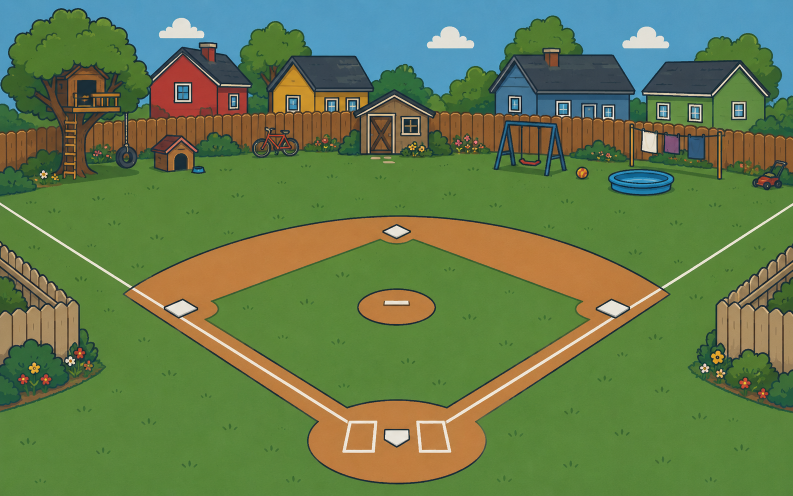
#> input picture stadium_pictures/backyard.png, 1586 x 992 px (shown at 1/2 size)
$ python -i dice_baseball.py   (imports and definitions only)
#> lines starting #> are read from the running program, lines starting #| are printed output that depends on the picture
import math
import random
import tkinter as tk
from pathlib import Path

try:
    import numpy.typing as npt
    if not hasattr(npt, "NDArray"):
        class NDArray:
            def __class_getitem__(cls, item):
                return object
        npt.NDArray = NDArray
except ImportError:
    pass

try:
    from PIL import Image, ImageOps, ImageTk
except ImportError as exc:
    raise SystemExit("This version requires Pillow. Install it with: pip install pillow") from exc

WIDTH = 1100
HEIGHT = 720

# Asset folders are resolved relative to this script, so the game can be launched
# from any working directory.
BASE_DIR = Path(__file__).resolve().parent
BACKGROUND_DIR = BASE_DIR / "stadium_pictures"
CHARACTER_DIR = BASE_DIR / "character_sprites"

TITLE_BACKGROUND_FILE = BACKGROUND_DIR / "title_background.png"

BACKGROUND_FILES = {
    "Stadium": BACKGROUND_DIR / "stadium.png",
    "Backyard": BACKGROUND_DIR / "backyard.png",
    "Parking Lot": BACKGROUND_DIR / "parking_lot.png",
}

# Exact placeholder colors used in transparent character templates.
# Draw each template with these colors, and the game will replace them at runtime.
SPRITE_PLACEHOLDERS = {
    (255, 0, 0): "primary",       # jersey / helmet primary
    (0, 255, 0): "secondary",     # sleeves / trim / helmet secondary
    (0, 0, 255): "accent",        # socks / stripe / logo
    (255, 0, 255): "skin",        # skin region
    (0, 255, 255): "hair",        # hair region
}

PALETTE = {
    "cream": "#f6e7c8",
    "mustard": "#d6a33a",
    "grass": "#548b45",
    "dusty_red": "#b7473f",
    "sky": "#78aac4",
    "orange_brown": "#a85f2e",
    "navy": "#202f4f",
    "charcoal": "#30313a",
    "brown": "#5b3a29",
    "card": "#fff0ce",
    "shadow": "#c68a45",
}

COLOR_MAP = {
    "red": "#b83032",
    "black": "#22242a",
    "navy": "#1e2f54",
    "orange": "#d36d28",
    "blue": "#2e67b1",
    "silver": "#b8b8aa",
    "purple": "#6b4a9e",
    "royal blue": "#2b63bd",
    "gold": "#d1a735",
    "gray": "#8f8f86",
    "green": "#3d7a52",
    "brown": "#7a4b2a",
    "teal": "#248a8b",
    "light blue": "#7fb7d6",
}

TEAMS = [
    ("Anaheim", "green", "gold"),
    ("Arizona", "red", "black"),
    ("Atlanta", "navy", "red"),
    ("Baltimore", "orange", "black"),
    ("Boston", "red", "navy"),
    ("Chicago", "blue", "red"),
    ("Chicago", "black", "silver"),
    ("Cincinnati", "red", "black"),
    ("Cleveland", "navy", "red"),
    ("Colorado", "purple", "black"),
    ("Detroit", "navy", "orange"),
    ("Houston", "navy", "orange"),
    ("Kansas City", "royal blue", "gold"),
    ("Los Angeles", "red", "navy"),
    ("Los Angeles", "blue", "red"),
    ("Miami", "black", "blue"),
    ("Milwaukee", "navy", "gold"),
    ("Minnesota", "navy", "red"),
    ("New York", "blue", "orange"),
    ("New York", "navy", "gray"),
    ("Philadelphia", "red", "blue"),
    ("Pittsburgh", "black", "gold"),
    ("San Diego", "brown", "gold"),
    ("San Francisco", "orange", "black"),
    ("Seattle", "navy", "teal"),
    ("St. Louis", "red", "navy"),
    ("Tampa Bay", "navy", "light blue"),
    ("Texas", "blue", "red"),
    ("Toronto", "blue", "red"),
    ("Washington", "red", "navy"),
]

RULES = [
    ((1, 1), "Double (2)"),
    ((1, 2), "Ground Out (DP)"),
    ((1, 3), "Walk"),
    ((1, 4), "Single (1)"),
    ((1, 5), "Ground Out (DP)"),
    ((1, 6), "Strikeout"),
    ((2, 2), "Double (3)"),
    ((2, 3), "Pop Out"),
    ((2, 4), "Single (2)"),
    ((2, 5), "Strikeout"),
    ((2, 6), "Ground Out (FO)"),
    ((3, 3), "Triple"),
    ((3, 4), "Strikeout"),
    ((3, 5), "Ground Out (FC)"),
    ((3, 6), "Fly Out"),
    ((4, 4), "Error (1)"),
    ((4, 5), "Fly Out"),
    ((4, 6), "Fly Out (SAC)"),
    ((5, 5), "Single (1)"),
    ((5, 6), "Pop Out"),
    ((6, 6), "Home run"),
]

NOTES = [
    "(DP) Double Play on lead runner and batter if a force available. If no force, runners do not advance.",
    "(FC) Fielders choice, batter out, runners advance 1 base.",
    "(FO) Force out, lead runner out if force available. If not force, batter out, runners advance 1 base.",
    "(1) Other runners advance 1 base   (2) Other runners advance 2 bases   (3) Other runners advance 3 bases",
]

CAP_LETTERS = {
    "New York": "NY",
    "Los Angeles": "LA",
    "San Francisco": "SF",
    "St. Louis": "SL",
}


class SpriteManager:
    """Load, recolor, resize, mirror, and cache transparent player sprites.

    Expected files in character_sprites/:\n
        pitcher.png, catcher.png, first_baseman.png, infielder.png,
        outfielder.png, batter.png, runner.png

    Optional state-specific files may also be supplied, for example:
        batter_swing.png, batter_out.png, runner_slide.png

    Template colors are replaced according to SPRITE_PLACEHOLDERS. Any other
    pixels, such as outlines, gloves, bats, masks, and shoes, are preserved.
    """

    def __init__(self, root_dir):
        self.root_dir = Path(root_dir)
        self.cache = {}
        self.tk_cache = {}

    # [4 lines left out: function _hex_to_rgb, not called in this run]

    @staticmethod
    def _shade_rgb(rgb, factor):
        return tuple(max(0, min(255, round(channel * factor))) for channel in rgb)

    # [47 lines left out: functions _find_template, get, not called in this run]


class DiceBaseballApp:
    def __init__(self):
        self.root = tk.Tk()
        self.root.title("Dice Baseball 8-Bit")
        self.root.resizable(False, False)
        self.canvas = tk.Canvas(self.root, width=WIDTH, height=HEIGHT, bg=PALETTE["sky"], highlightthickness=0)
        self.canvas.pack()
        self.clickables = []
        self.background_cache = {}
        self.sprite_manager = SpriteManager(CHARACTER_DIR)
        self.canvas_images = []
        self.home_index = self.team_index("Pittsburgh", "black", "gold")
        self.away_index = self.team_index("Cincinnati", "red", "black")
        self.selected_innings = 3
        self.selected_field = "Stadium"
        self.dice_values = (1, 1)
        self.rolling = False
        self.game_active = False
        self.game_over = False
        self.winner = None
        self.screen = "home"
        self.canvas.bind("<Button-1>", self.on_click)
        self.show_home()

    def team_index(self, name, main, secondary):
        for i, team in enumerate(TEAMS):
            if team == (name, main, secondary):
                return i
        return 0

    def clear(self):
        self.canvas.delete("all")
        self.clickables = []
        self.canvas_images = []

    # [25 lines left out: functions reset_game_state, ensure_score_slots, not called in this run]

    def add_clickable(self, x1, y1, x2, y2, action):
        self.clickables.append((x1, y1, x2, y2, action))

    # [5 lines left out: function on_click, not called in this run]

    def draw_background(self):
        self.canvas.create_rectangle(0, 0, WIDTH, HEIGHT, fill=PALETTE["sky"], outline="")
        self.canvas.create_rectangle(0, 452, WIDTH, HEIGHT, fill=PALETTE["grass"], outline="")
        self.canvas.create_polygon(0, 500, 180, 430, 340, 488, 530, 420, 720, 478, 910, 425, WIDTH, 490, WIDTH, HEIGHT, 0, HEIGHT, fill="#5f974b", outline="")
        for x in range(30, WIDTH, 95):
            self.canvas.create_rectangle(x, 392, x + 14, 465, fill="#704820", outline=PALETTE["brown"], width=2)
            self.canvas.create_oval(x - 30, 340, x + 45, 415, fill="#477b3e", outline=PALETTE["navy"], width=3)
        self.canvas.create_polygon(175, 470, 550, 335, 925, 470, 790, 610, 310, 610, fill="#cf9a5a", outline=PALETTE["brown"], width=5)
        self.canvas.create_polygon(550, 355, 625, 430, 550, 505, 475, 430, fill=PALETTE["cream"], outline=PALETTE["brown"], width=4)

    def panel(self, x1, y1, x2, y2, fill=PALETTE["card"], outline=PALETTE["navy"], width=5):
        points = [x1 + 8, y1, x2 - 14, y1 + 4, x2, y1 + 12, x2 - 5, y2 - 8, x2 - 18, y2, x1 + 10, y2 - 3, x1, y2 - 15, x1 + 4, y1 + 11]
        self.canvas.create_polygon(points, fill=fill, outline=outline, width=width, joinstyle=tk.ROUND)

    def button(self, x1, y1, x2, y2, text, action, fill=PALETTE["mustard"], selected=False):
        color = PALETTE["dusty_red"] if selected else fill
        self.panel(x1, y1, x2, y2, color, PALETTE["brown"], 4)
        self.canvas.create_text((x1 + x2) // 2 + 2, (y1 + y2) // 2 + 2, text=text, fill="#795020", font=("Courier", 20, "bold"))
        self.canvas.create_text((x1 + x2) // 2, (y1 + y2) // 2, text=text, fill=PALETTE["cream"], font=("Courier", 20, "bold"))
        self.add_clickable(x1, y1, x2, y2, action)

    def title_text(self, x, y, text, size=44):
        self.canvas.create_text(x + 4, y + 4, text=text, fill=PALETTE["brown"], font=("Courier", size, "bold"))
        self.canvas.create_text(x, y, text=text, fill=PALETTE["dusty_red"], font=("Courier", size, "bold"))
        self.canvas.create_text(x, y - 6, text=text, fill=PALETTE["mustard"], font=("Courier", size, "bold"))

    def show_home(self):
        self.screen = "home"
        self.clear()
        if not self.draw_scaled_background_image(TITLE_BACKGROUND_FILE):
            self.draw_background()
        self.panel(240, 80, 860, 255, PALETTE["card"], PALETTE["navy"], 7)
        self.title_text(550, 145, "DICE BASEBALL", 46)
        self.canvas.create_text(550, 210, text="Neighborhood tabletop baseball", fill=PALETTE["navy"], font=("Courier", 19, "bold"))
        self.draw_baseball_card(120, 108, "HOME", "#b83032", "#1e2f54")
        self.draw_baseball_card(910, 108, "AWAY", "#2b63bd", "#d1a735")
        self.button(410, 330, 690, 405, "Play Ball", self.show_setup, PALETTE["dusty_red"])
        self.button(410, 430, 690, 505, "Rules", self.show_rules, PALETTE["mustard"])

    def draw_baseball_card(self, x, y, label, main, secondary):
        self.panel(x, y, x + 130, y + 180, PALETTE["cream"], PALETTE["brown"], 4)
        self.draw_hat(x + 65, y + 85, main, secondary, label[0], 0.55)
        self.canvas.create_text(x + 65, y + 153, text=label, fill=PALETTE["navy"], font=("Courier", 16, "bold"))

    # [42 lines left out: functions show_rules, show_setup, not called in this run]

    def start_game(self):
        self.reset_game_state()
        self.show_game()

    # [37 lines left out: functions end_game_to_home, return_to_setup_after_game, show_game, draw_field_scene, not called in this run]

    def draw_background_image(self, field):
        path = BACKGROUND_FILES.get(field)
        return self.draw_scaled_background_image(path)

    def draw_scaled_background_image(self, path):
        if path is None or not path.exists():
            return False

        cache_key = (str(path), WIDTH, HEIGHT)
        tk_image = self.background_cache.get(cache_key)
        if tk_image is None:
            image = Image.open(path).convert("RGB")
            # Scale to cover the canvas, then center-crop. This avoids stretching
            # the source when image and window aspect ratios differ slightly.
            scale = max(WIDTH / image.width, HEIGHT / image.height)
            resized = image.resize(
                (round(image.width * scale), round(image.height * scale)),
                Image.Resampling.NEAREST,
            )
            left = max(0, (resized.width - WIDTH) // 2)
            top = max(0, (resized.height - HEIGHT) // 2)
            resized = resized.crop((left, top, left + WIDTH, top + HEIGHT))
            tk_image = ImageTk.PhotoImage(resized)
            self.background_cache[cache_key] = tk_image

        self.canvas.create_image(0, 0, image=tk_image, anchor="nw")
        self.canvas_images.append(tk_image)
        return True

    # [150 lines left out: functions draw_sky, draw_stadium_field, draw_backyard_field, draw_parking_lot_field, draw_playable_field, outfield_curve_points and 2 more, not called in this run]

    def offense_side(self):
        return "away" if self.half == "top" else "home"

    def defense_side(self):
        return "home" if self.half == "top" else "away"

    def team_name(self, side):
        index = self.home_index if side == "home" else self.away_index
        return TEAMS[index][0]

    # [4 lines left out: function team_colors, not called in this run]

    def total_runs(self, side):
        return sum(self.team_stats[side]["runs"])

    # [4 lines left out: function score_run, not called in this run]

    def add_hit(self):
        self.team_stats[self.offense_side()]["hits"] += 1

    def add_error(self):
        self.team_stats[self.defense_side()]["errors"] += 1

    def add_strikeout(self):
        self.team_stats[self.defense_side()]["strikeouts"] += 1

    # [43 lines left out: functions advance_existing_runners, put_batter_on, advance_with_batter, walk_batter, base_marker_position, not called in this run]

    def batter_marker_position(self):
        return (492 if self.batter_side == 1 else 608, 660)

    def add_out_marker(self, x, y):
        self.out_markers.append((x, y))

    # [6 lines left out: function clear_out_markers, not called in this run]

    def schedule_out_marker_clear(self):
        if self.out_markers or self.batter_reaction == "out":
            self.root.after(1000, self.clear_out_markers)

    # [469 lines left out: functions clear_simple_result, schedule_simple_result_clear, lead_forced_base, double_play, force_out, batter_out_runners_advance and 18 more, not called in this run]

    def noop_roll(self):
        return

    # [6 lines left out: function roll_dice, not called in this run]

    def animate_roll(self, frames):
        if self.screen != "game":
            self.rolling = False
            return
        self.dice_values = (random.randint(1, 6), random.randint(1, 6))
        self.refresh_dice_faces()
        if frames <= 1:
            self.rolling = False
            self.resolve_play()
            self.show_game()
            return
        self.root.after(15, lambda: self.animate_roll(frames - 1))

    def set_innings(self, innings):
        self.selected_innings = innings
        self.show_setup()

    def set_field(self, field):
        self.selected_field = field
        self.show_setup()

    def change_home(self, amount):
        self.home_index = (self.home_index + amount) % len(TEAMS)
        self.show_setup()

    def change_away(self, amount):
        self.away_index = (self.away_index + amount) % len(TEAMS)
        self.show_setup()

    # [11 lines left out: function team_selector, not called in this run]

    def shade(self, color, amount):
        color = color.lstrip("#")
        rgb = [int(color[i:i + 2], 16) for i in (0, 2, 4)]
        adjusted = []
        for value in rgb:
            if amount >= 0:
                adjusted.append(int(value + (255 - value) * amount))
            else:
                adjusted.append(int(value * (1 + amount)))
        return "#{:02x}{:02x}{:02x}".format(*adjusted)

    def p(self, cx, cy, scale, direction, points):
        flip = -1 if direction == "left" else 1
        return [(cx + x * scale * flip, cy + y * scale) for x, y in points]

    def draw_hat(self, cx, cy, main, secondary, letters, scale, direction="right"):
        s = scale
        outline = PALETTE["navy"]
        thick = max(4, int(6 * s))
        thin = max(2, int(2 * s))
        highlight = self.shade(secondary, 0.24)
        shadow = self.shade(secondary, -0.28)
        brim_shadow = self.shade(main, -0.22)
        crown = [(-75, 8), (-68, -30), (-42, -56), (4, -66), (44, -54), (68, -25), (75, 8), (61, 34), (16, 45), (-38, 39), (-69, 23)]
        front_panel = [(12, -56), (47, -48), (68, -21), (68, 12), (55, 32), (18, 41), (4, -10)]
        crown_highlight = [(-56, -4), (-43, -32), (-18, -51), (5, -58), (2, -17), (-16, 25), (-48, 22)]
        lower_shadow = [(-66, 15), (-35, 32), (7, 38), (53, 30), (43, 42), (8, 50), (-39, 44), (-72, 25)]
        brim = [(-22, 23), (18, 17), (64, 18), (104, 27), (122, 38), (112, 50), (67, 56), (16, 50), (-28, 37)]
        self.canvas.create_polygon(self.p(cx, cy, s, direction, crown), fill=secondary, outline=outline, width=thick, joinstyle=tk.ROUND)
        self.canvas.create_polygon(self.p(cx, cy, s, direction, crown_highlight), fill=highlight, outline="")
        self.canvas.create_polygon(self.p(cx, cy, s, direction, lower_shadow), fill=shadow, outline="")
        self.canvas.create_polygon(self.p(cx, cy, s, direction, front_panel), fill=self.shade(secondary, 0.08), outline=outline, width=thin, joinstyle=tk.ROUND)
        self.canvas.create_polygon(self.p(cx, cy, s, direction, brim), fill=main, outline=outline, width=thick, joinstyle=tk.ROUND)
        self.canvas.create_polygon(self.p(cx, cy, s, direction, [(12, 43), (64, 48), (112, 46), (122, 38), (112, 50), (67, 56), (16, 50)]), fill=brim_shadow, outline="")
        self.canvas.create_line(*sum(self.p(cx, cy, s, direction, [(-9, -60), (-1, -16), (-5, 34)]), ()), fill=outline, width=thin)
        self.canvas.create_oval(cx - 7 * s, cy - 73 * s, cx + 7 * s, cy - 59 * s, fill=main, outline=outline, width=thin)
        letter_x = cx + (38 if direction == "right" else -38) * s
        self.canvas.create_text(letter_x + 3 * s, cy - 2 * s, text=letters, fill=outline, font=("Courier", int(45 * s), "bold"))
        self.canvas.create_text(letter_x, cy - 5 * s, text=letters, fill=PALETTE["cream"], font=("Courier", int(45 * s), "bold"))

    # [16 lines left out: function draw_die, not called in this run]

    def run(self):
        self.root.mainloop()


# [2 lines not run here, left out]

>>> import cv2
>>> picture = cv2.imread('stadium_pictures/backyard.png', cv2.IMREAD_GRAYSCALE)
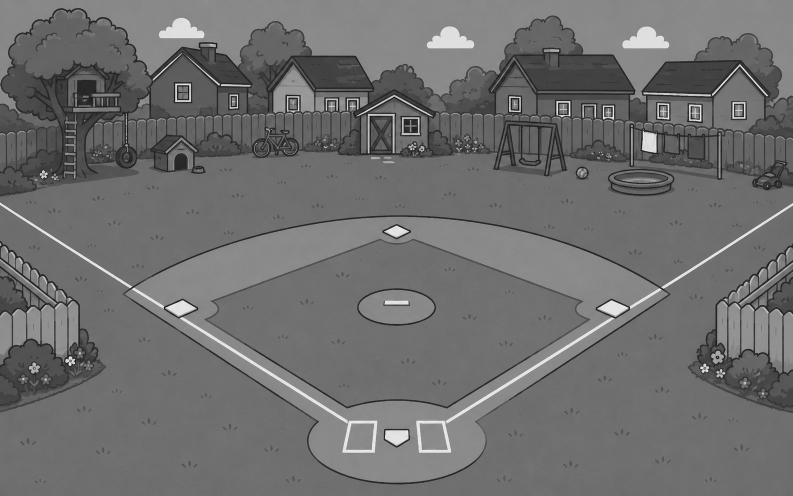
#> picture: shape (992, 1586) (shown at 1/2 size); min 0, max 255, mean 110.5
>>> result = DiceBaseballApp().animate_roll(picture)

$ run again, on stadium_pictures/stadium.png
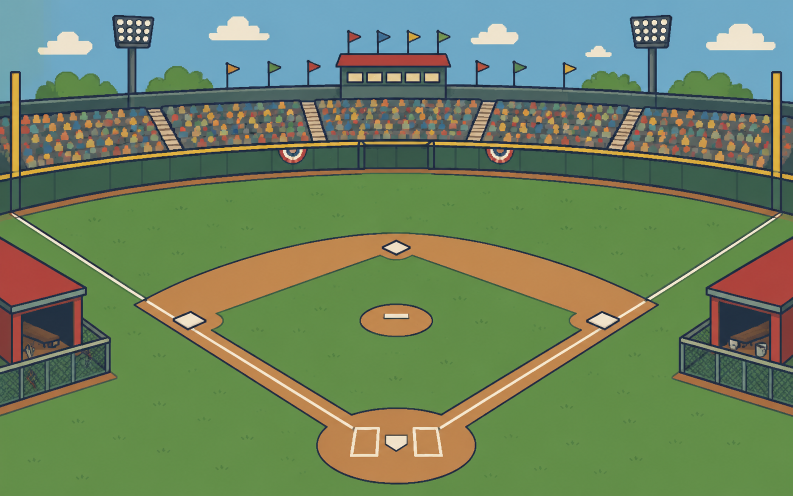
#> input picture stadium_pictures/stadium.png, 1586 x 992 px (shown at 1/2 size)
#> `picture = cv2.imread('stadium_pictures/backyard.png', cv2.IMREAD_GRAYS..`:
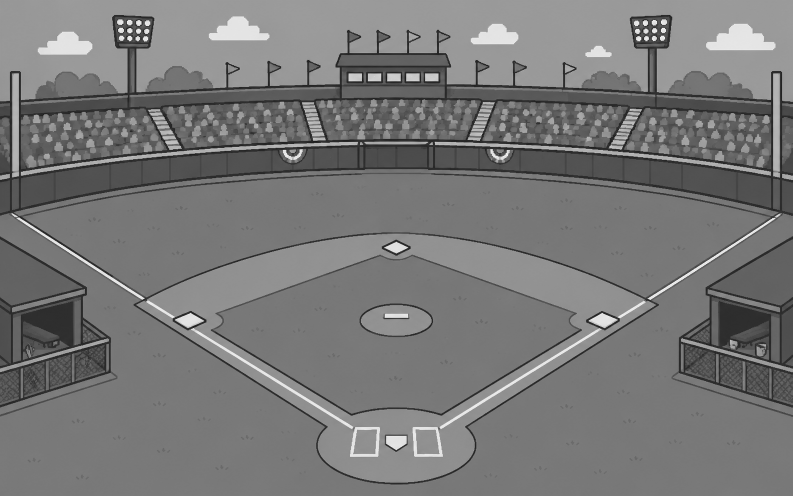
#> picture: shape (992, 1586) (shown at 1/2 size); min 8, max 254, mean 119.6
